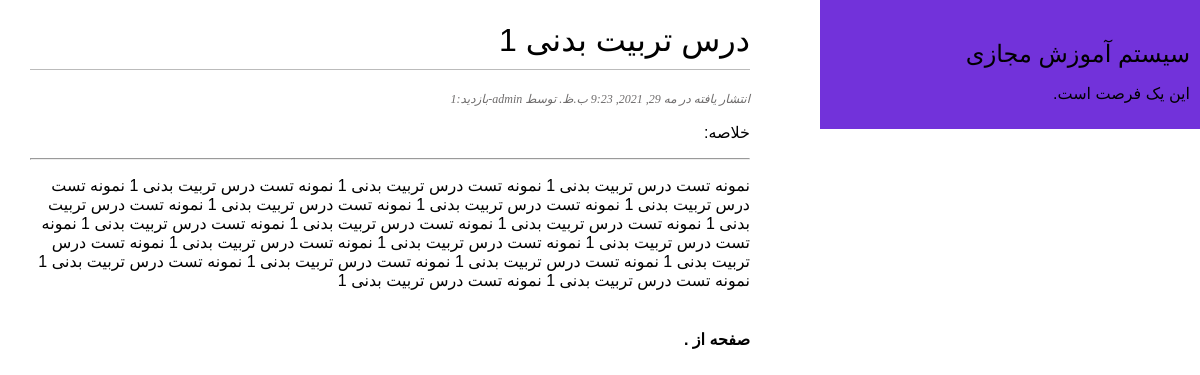
Page /courses/2021/5/29/drs-trbt-bdn-1/ on the committed database.
### courses/models.py (models this page shows, shortened)
class Course(models.Model):
    STATUS_CHOICES = (
    ('draft', 'Draft'),
    ('published', 'Published'),
    )
    title = models.CharField(max_length=250)
    slug = models.SlugField(max_length=250,
    unique_for_date='publish')
    author = models.ForeignKey(User,
    on_delete=models.CASCADE,
    related_name='course_posts')
    body = models.TextField()
    publish = models.DateTimeField(default=timezone.now)
    created = models.DateTimeField(auto_now_add=True)
    updated = models.DateTimeField(auto_now=True)
    status = models.CharField(max_length=10,
    choices=STATUS_CHOICES,default='draft')
    visits = models.SmallIntegerField(default=0)
    summary = models.TextField(default="", max_length=500)
    class Meta:
        ordering = ('-publish',)
    objects = models.Manager() # The default manager.
    published = PublishedManager() # Our custom manager.

### courses/views.py (the view)
def course_detail(request, year, month, day, course):
    course = get_object_or_404(Course, slug=course,
                                status='published',
                                publish__year=year,
                                publish__month=month,
                                publish__day=day)
    course.visits = course.visits+1
    course.save()
    object_list = Course.published.all()
    return render(request,
                    'courses/courses/detail.html',
                    {'course': course})

### courses/models.py (called while the page is built)
    def get_queryset(self):
        return super(PublishedManager,
                self).get_queryset().filter(status='published')

### courses/templates/courses/courses/detail.html (shortened to what this page needs)
{% extends "courses/base.html" %}
{% block content %}
<h1>{{ course.title }}</h1>
<p class="date">
    انتشار یافته در {{ course.publish }} توسط {{ course.author }}-بازدید:{{course.visits}}
</p>
<p>
خلاصه:
</p>
<hr/>
{{ course.body|linebreaks }}
{% include "pagination.html" with page=courses %}
{% endblock %}

### courses/static/css/blog.css (style rules this page uses)
body { margin:0; padding:0; font-family:helvetica, sans-serif; }
h1 { font-weight:normal; border-bottom:1px solid #bbb; padding:0 0 10px 0; }
p.date { color:rgb(110, 108, 108); font-family: georgia, serif; font-size: 12px; font-style: italic; }

### rows in the picture
Course: title "درس تربیت بدنی 1", publish "مه 29, 2021, 9:23 ب.ظ.", author "admin", visits "1", body "نمونه تست درس تربیت بدنی 1 نمونه تست درس تربیت بدنی 1 نمونه تست درس تربیت بدنی 1 نمونه تست درس تربیت بدنی 1 نمونه تست درس تربیت بدنی 1 نمونه تست درس تربیت بدنی 1 نمونه تست درس تربیت بدنی 1 نمونه تست درس تربیت بدنی 1 نمونه تست درس تربیت بدنی 1 نمونه تست درس تربیت بدنی 1 نمونه تست درس تربیت بدنی 1 نمونه تست درس تربیت بدنی 1 نمونه تست درس تربیت بدنی 1 نمونه تست درس تربیت بدنی 1 نمونه تست درس تربیت بدنی 1 نمونه تست درس تربیت بدنی 1 نمونه تست درس تربیت بدنی 1 نمونه تست درس تربیت بدنی 1 نمونه تست درس تربیت بدنی 1"
